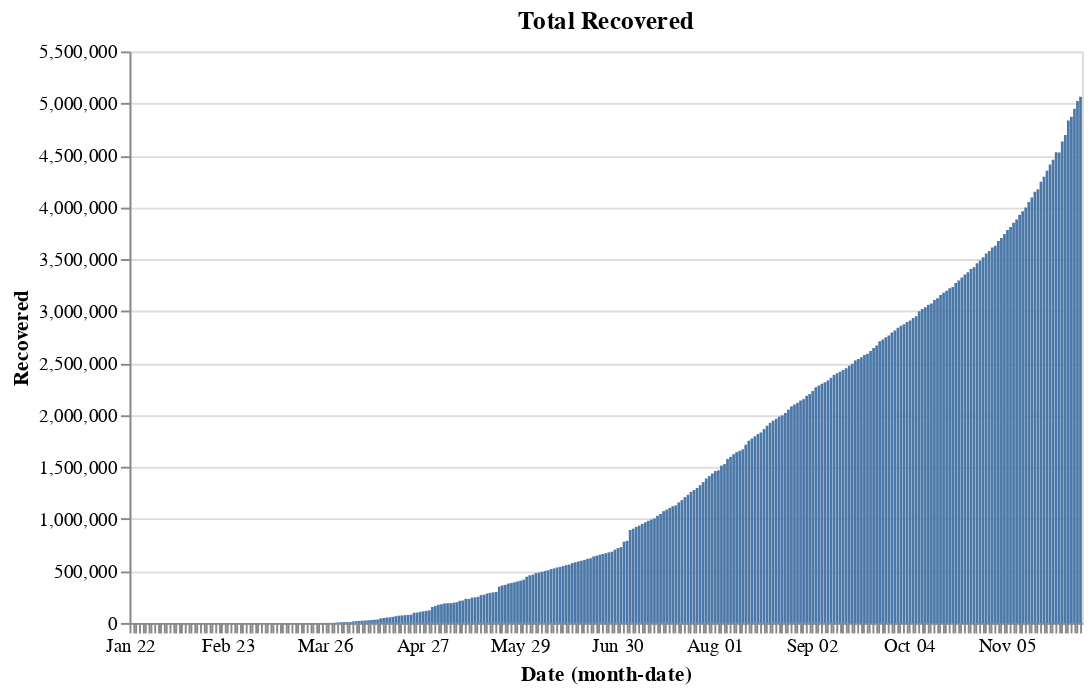

The notebook cell this image was saved under:
### Code cell
base.encode(y = 'Recovered').properties(title = 'Total Recovered')

### Figure 1 — Vega-Lite specification as saved in the notebook (floating-point values rounded to 4 significant figures; data arrays with more than 128 entries replaced by an {"elided": "..."} marker saying what was removed)
{"config": {"view": {"continuousWidth": 400, "continuousHeight": 300}}, "data": {"name": "data-e77dac855d6b031372bdb06156ab2da3"}, "mark": "bar", "encoding": {"x": {"type": "ordinal", "field": "Date", "timeUnit": "monthdate"}, "y": {"type": "quantitative", "field": "Recovered"}}, "title": "Total Recovered", "width": 500, "$schema": "https://vega.github.io/schema/vega-lite/v4.8.1.json", "datasets": {"data-e77dac855d6b031372bdb06156ab2da3": {"elided": "313 records"}}}
